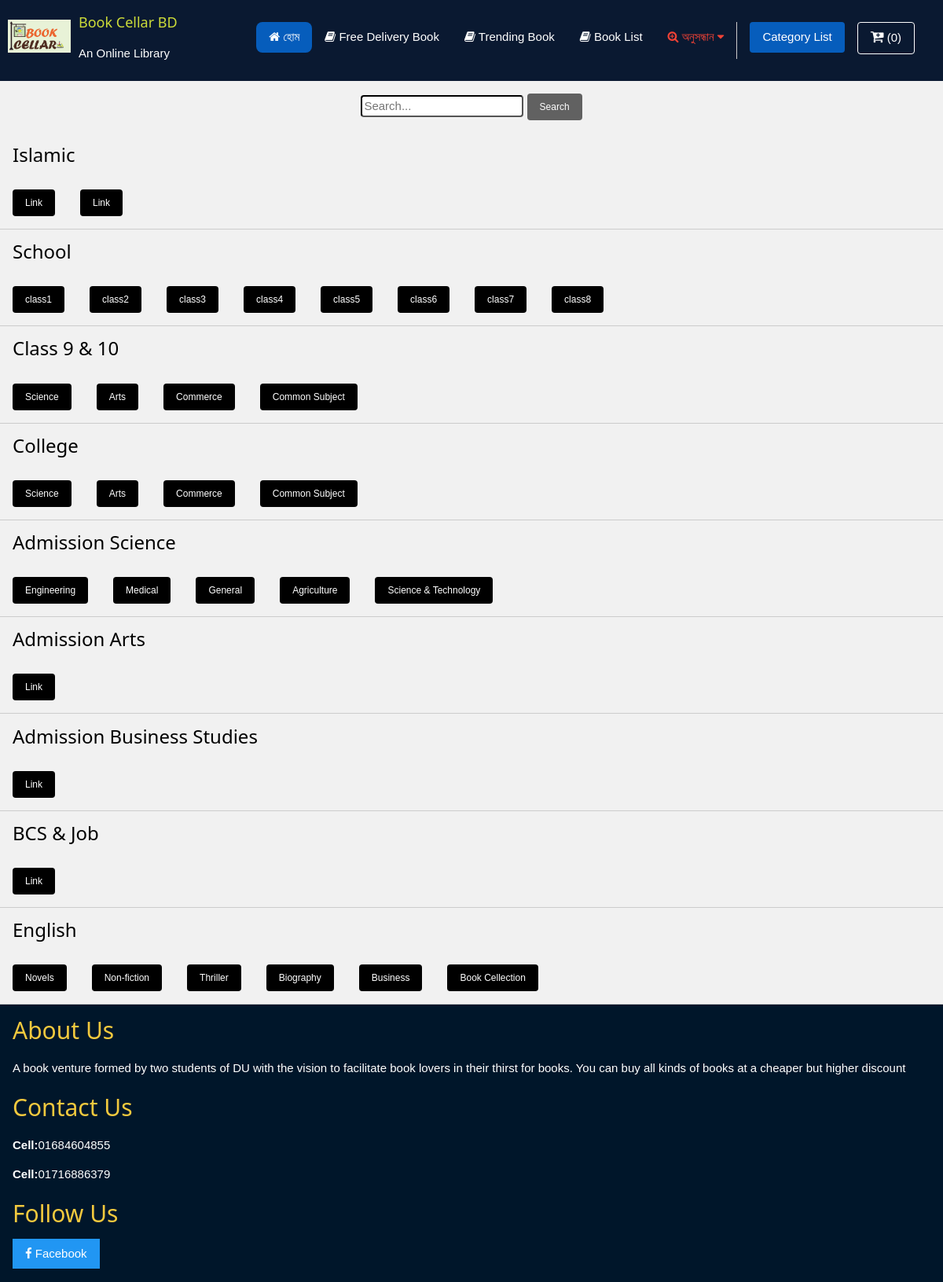
Page /category_list.php on the committed database.
### tables this page shows
CREATE TABLE `user_category` (
  `User_category_id` int(255) NOT NULL,
  `Name` mediumtext NOT NULL,
  `Button_name_list` longtext NOT NULL,
  `Button_list` mediumtext NOT NULL
);

### category_list.php (the view, shortened to what this page needs)
<!DOCTYPE html>
<html>
<head>
<link rel="stylesheet" href="W3.CSS-my.css">
<link rel="stylesheet" href="https://cdnjs.cloudflare.com/ajax/libs/font-awesome/4.7.0/css/font-awesome.min.css">
</head>
<body class="w3-sans-serif" style="background-color:#F1F1F1">
<?php include 'header.php'; ?>
    <div class="w3-panel w3-center">
    <form method="POST" action="search.php">
<input required type="text" name="data" placeholder="Search..." class="w3-border-black w3-round">
<input type="submit" value="Search" name="search_" class="w3-button w3-round w3-dark-gray w3-small">
</form>
</div>
<?php
include 'config.php';
$read_query="SELECT * FROM user_category";
$result=mysqli_query($connection,$read_query);
while($row=mysqli_fetch_row($result)) {
  $cat_name=htmlspecialchars($row[1]);
  $but_name_list=htmlspecialchars($row[2]);
  $but_list=htmlspecialchars($row[3]);
?>
<div class="w3-container">
<h3><?php echo $cat_name; ?></h3>
</div>
<div class="w3-bar w3-border-bottom">
<?php
$but_id=explode(",",$but_list);
$but_name=explode(",",$but_name_list);
for($i=0;$i<count($but_id);$i++)
{
?>
<a href="category.php?cat_id=<?php echo $but_id[$i]; ?>" class="w3-bar-item w3-margin w3-button w3-black w3-round w3-small"><?php echo $but_name[$i]; ?></a>
<?php
}
?>
</div>
<?php
}
?>
<?php
include 'footer.php';
?>
</body>

### W3.CSS-my.css (style rules this page uses)
html { box-sizing:border-box }
*,*:before,*:after { box-sizing:inherit }
html { -ms-text-size-adjust:100%;-webkit-text-size-adjust:100% }
body { margin:0 }
a { background-color:transparent }
button,input,select,textarea,optgroup { font:inherit;margin:0 }
button,input { overflow:visible }
button,[type=button],[type=reset],[type=submit] { -webkit-appearance:button }
html,body { font-family:Verdana,sans-serif;font-size:15px;line-height:1.5 }
html { overflow-x:hidden }
h3 { font-size:24px }
.w3-sans-serif { font-family:sans-serif }
h1,h2,h3,h4,h5,h6 { font-family:"Segoe UI",Arial,sans-serif;font-weight:400;margin:10px 0 }
a { color:inherit }
.w3-btn,.w3-button { border:none;display:inline-block;padding:8px 16px;vertical-align:middle;overflow:hidden;text-decoration:none;color:inherit;background-color:inherit;text-align:center;cursor:pointer;white-space:nowrap }
.w3-btn,.w3-button { -webkit-touch-callout:none;-webkit-user-select:none;-khtml-user-select:none;-moz-user-select:none;-ms-user-select:none;user-select:none }
.w3-bar { width:100%;overflow:hidden }
.w3-bar .w3-bar-item { padding:8px 16px;float:left;width:auto;border:none;display:block;outline:0 }
.w3-bar .w3-button { white-space:normal }
.w3-container:after,.w3-container:before,.w3-panel:after,.w3-panel:before,.w3-row:after,.w3-row:before,.w3-row-padding:after,.w3-row-padding:before, .w3-cell-row:before,.w3-cell-row:after,.w3-clear:after,.w3-clear:before,.w3-bar:before,.w3-bar:after { content:"";display:table;clear:both }
.w3-round,.w3-round-medium { border-radius:4px }
.w3-container,.w3-panel { padding:0.01em 16px }
.w3-panel { margin-top:16px;margin-bottom:16px }
.w3-small { font-size:12px!important }
.w3-center { text-align:center!important }
.w3-border-bottom { border-bottom:1px solid #ccc!important }
.w3-margin { margin:16px!important }
.w3-black,.w3-hover-black:hover { color:#fff!important;background-color:#000!important }
.w3-dark-grey,.w3-hover-dark-grey:hover,.w3-dark-gray,.w3-hover-dark-gray:hover { color:#fff!important;background-color:#616161!important }
.w3-border-black,.w3-hover-border-black:hover { border-color:#000!important }
a { text-decoration:none!important; }

### rows in the picture
user_category: Name "Islamic", Button_name_list "Link"
user_category: Name "School", Button_name_list "class1", Button_name_list "class2", Button_name_list "class3", Button_name_list "class4", Button_name_list "class5", Button_name_list "class6", Button_name_list "class7", Button_name_list "class8"
user_category: Name "Class 9 & 10", Button_name_list "Science", Button_name_list "Arts", Button_name_list "Commerce", Button_name_list "Common Subject"
user_category: Name "College", Button_name_list "Science", Button_name_list "Arts", Button_name_list "Commerce", Button_name_list "Common Subject"
user_category: Name "Admission Science", Button_name_list "Engineering", Button_name_list "Medical", Button_name_list "General", Button_name_list "Agriculture", Button_name_list "Science & Technology"
user_category: Name "Admission Arts", Button_name_list "Link"
user_category: Name "Admission Business Studies", Button_name_list "Link"
user_category: Name "BCS & Job", Button_name_list "Link"
user_category: Name "English", Button_name_list "Novels", Button_name_list "Non-fiction", Button_name_list "Thriller", Button_name_list "Biography", Button_name_list "Business", Button_name_list "Book Cellection"

### other values in the picture
$count "0"
